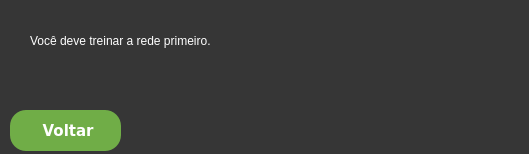
<?xml version="1.0" encoding="UTF-8"?>
<ui version="4.0">
 <class>MainWindow</class>
 <widget class="QMainWindow" name="MainWindow">
  <property name="geometry">
   <rect>
    <x>0</x>
    <y>0</y>
    <width>529</width>
    <height>154</height>
   </rect>
  </property>
  <property name="minimumSize">
   <size>
    <width>529</width>
    <height>154</height>
   </size>
  </property>
  <property name="maximumSize">
   <size>
    <width>529</width>
    <height>154</height>
   </size>
  </property>
  <property name="windowTitle">
   <string>MainWindow</string>
  </property>
  <property name="styleSheet">
   <string notr="true">background-color:#363636;</string>
  </property>
  <widget class="QWidget" name="centralwidget">
   <widget class="QLabel" name="labelIcon">
    <property name="geometry">
     <rect>
      <x>220</x>
      <y>80</y>
      <width>51</width>
      <height>41</height>
     </rect>
    </property>
    <property name="text">
     <string/>
    </property>
    <property name="pixmap">
     <pixmap>C:/Users/Vinicius/Downloads/atencao.png</pixmap>
    </property>
    <property name="scaledContents">
     <bool>true</bool>
    </property>
   </widget>
   <widget class="QLabel" name="label_treinada_sucesso">
    <property name="enabled">
     <bool>false</bool>
    </property>
    <property name="geometry">
     <rect>
      <x>30</x>
      <y>20</y>
      <width>471</width>
      <height>41</height>
     </rect>
    </property>
    <property name="styleSheet">
     <string notr="true">QLabel{
color:white;
font: 600 18pt &quot;Verdana&quot;;
}</string>
    </property>
    <property name="text">
     <string>Você deve treinar a rede primeiro.</string>
    </property>
    <property name="scaledContents">
     <bool>true</bool>
    </property>
   </widget>
   <widget class="QPushButton" name="btnVoltar">
    <property name="geometry">
     <rect>
      <x>10</x>
      <y>110</y>
      <width>111</width>
      <height>41</height>
     </rect>
    </property>
    <property name="font">
     <font>
      <family>Verdana</family>
      <pointsize>11</pointsize>
      <weight>87</weight>
      <italic>false</italic>
      <bold>true</bold>
     </font>
    </property>
    <property name="cursor">
     <cursorShape>PointingHandCursor</cursorShape>
    </property>
    <property name="styleSheet">
     <string notr="true">QPushButton {
    border-radius:16px;	
	background-color:#70ad47;
	color:white;
	font:700 11pt &quot;Verdana&quot;;
	padding:8px;
}

QPushButton:hover {
   background-color: #0293ee;
}
</string>
    </property>
    <property name="text">
     <string> Voltar</string>
    </property>
    <property name="icon">
     <iconset>
      <normalon>C:/Users/Vinicius/Downloads/botao-de-logout-delineado (1).png</normalon>
     </iconset>
    </property>
    <property name="iconSize">
     <size>
      <width>24</width>
      <height>24</height>
     </size>
    </property>
    <property name="autoDefault">
     <bool>true</bool>
    </property>
    <property name="default">
     <bool>false</bool>
    </property>
    <property name="flat">
     <bool>false</bool>
    </property>
   </widget>
  </widget>
 </widget>
 <resources/>
 <connections>
  <connection>
   <sender>btnVoltar</sender>
   <signal>clicked()</signal>
   <receiver>MainWindow</receiver>
   <slot>close()</slot>
   <hints>
    <hint type="sourcelabel">
     <x>65</x>
     <y>130</y>
    </hint>
    <hint type="destinationlabel">
     <x>264</x>
     <y>76</y>
    </hint>
   </hints>
  </connection>
 </connections>
</ui>
